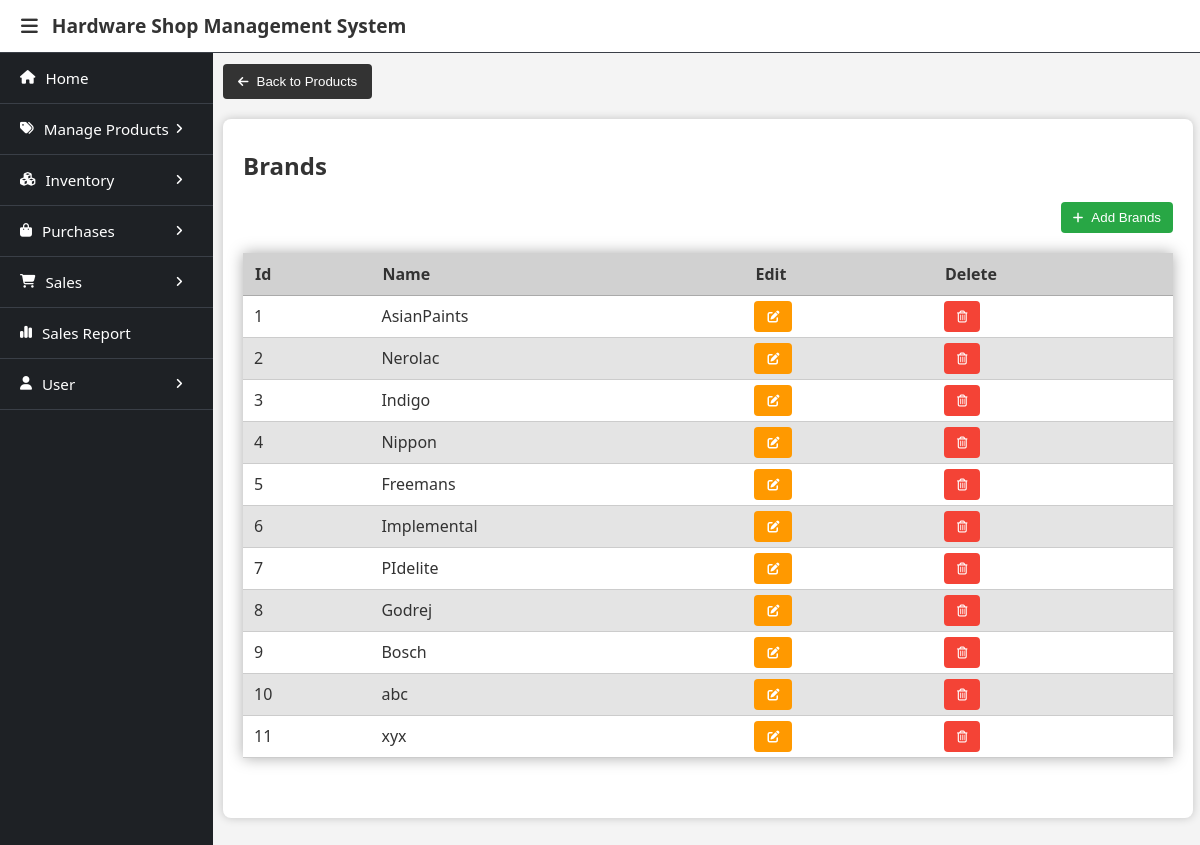
Page /products/brands/ (signed in) on the committed database.
### database/models.py (models this page shows, shortened)
class Brand(models.Model):
    brand_id = models.BigAutoField(primary_key=True)
    brand_name = models.CharField(max_length=100)
    class Meta:
        db_table = 'brand'

### productspecs/views.py (the view)
# urls.py: path('brands/', ViewBrands.as_view(), name='view_brands'),
class ViewBrands(GroupRequiredMixin, View):
    def get(self, request):
        context = {
            'brands':Brand.objects.all()
        }
        return render(request, 'brands.html', context)

### user/context_processors.py (called while the page is built)
def get_users(request):
    users = User.objects.all()
    return {
        'users': users
    }

### user/templatetags/user_custom_tags.py (called while the page is built)
@register.filter(name='has_group')
def has_group(user, group_name):
    return user.groups.filter(name=group_name).exists()

### user/views.py (called while the page is built)
    def dispatch(self, request, *args, **kwargs):
        user = request.user
        if not user.is_authenticated:
            return redirect('login_page')
        if not any([user.groups.filter(name=group).exists() for group in self.groups_required]):
            print(user.groups)
            return self.handle_no_permission()
        return super().dispatch(request,*args, **kwargs)

### productspecs/templates/brands.html (shortened to what this page needs)
{% extends 'base.html' %}
{% load user_custom_tags %}
{% block menubar %}
    {% if request.user|has_group:"Owner" %}
        {% include 'owner_menu.html' %}
    {% elif request.user|has_group:"Salesman" %}
        {% include 'salesman_menu.html' %}
    {% endif %}
{% endblock %}
{% block content %}
<a href="/products/"><button><i class="fa-solid fa-arrow-left"></i>Back to Products</button></a>
<div class="container">
    <h2>Brands</h2>
    <a href="/products/brands/add/"><button class="btn btn-add"><i class="fa-solid fa-plus"></i>Add Brands</button></a>
    <table>
        <thead>
            <tr>
                <th>Id</th>
                <th>Name</th>
                <th>Edit</th>
                <th>Delete</th>
            </tr>
        </thead>
        <tbody>
            {% for brand in brands %}
            <tr>
                <td>{{brand.brand_id}}</td>
                <td>{{brand.brand_name}}</td>
                <td><a href="{% url 'edit_brand' brand.brand_id %}"><button class="btn btn-edit"><i class="fa-solid fa-pen-to-square m-0"></i></button></a></td>
                <td><a href="{% url 'delete_brand' brand.brand_id %}"><button class="btn btn-delete"><i class="fa-regular fa-trash-can m-0"></i></button></a></td>
            </tr>
            {% endfor %}
        </tbody>
    </table>
</div>
{% endblock %}

### static/css/header_sidebar_layout.css (style rules this page uses)
body { margin: 0; font-family: system-ui, -apple-system, BlinkMacSystemFont, 'Segoe UI', Roboto, Oxygen, Ubuntu, Cantarell, 'Open Sans', 'Helvetica Neue', sans-serif; background-color: #f4f4f4; }

### templates/base.html (style rules this page uses)
.m-0 { margin: 0px !important; }
h1, h2 { color: #333; }
i { margin-right: 8px; font-size: 0.9em; }
.container { background: #fff; padding: 10px 20px 20px; margin: 20px 0; border-radius: 8px; box-shadow: 0 0 10px rgba(0, 0, 0, 0.2); }
button { background-color: #333; color: white; padding: 10px 15px; border: none; border-radius: 4px; cursor: pointer; }
.container .btn { display: inline-block; padding: 8px 13px; border: none; border-radius: 4px; cursor: pointer; color: white; transition: background-color 0.2s; }
.container .btn-edit { background-color: #ff9900; }
.container .btn-delete { background-color: #f44336; }
.container .btn-add, .container .btn-edit-stock { background-color: #28a745; float: right; padding:8px 12px; margin-bottom: 20px; }
table { width: 100%; border-collapse: collapse; margin-bottom: 40px; box-shadow: 0px 0px 14px #aaa; overflow-x: auto; }
th, td { text-align: left; border-bottom: 1px solid #ccc; }
th { background-color: #d1d1d1; padding: 10px 12px; color: #333; border-bottom: 1px solid #aaa; font-weight: bold; }
td { padding: 5px 11px; background-color: #fff; color: #333; }
tr:nth-child(even) td { background-color: #e4e4e4; }

### rows in the picture
Brand: brand_id "1", brand_name "AsianPaints"
Brand: brand_id "2", brand_name "Nerolac"
Brand: brand_id "3", brand_name "Indigo"
Brand: brand_id "4", brand_name "Nippon"
Brand: brand_id "5", brand_name "Freemans"
Brand: brand_id "6", brand_name "Implemental"
Brand: brand_id "7", brand_name "PIdelite"
Brand: brand_id "8", brand_name "Godrej"
Brand: brand_id "9", brand_name "Bosch"
Brand: brand_id "10", brand_name "abc"
Brand: brand_id "11", brand_name "xyx"
